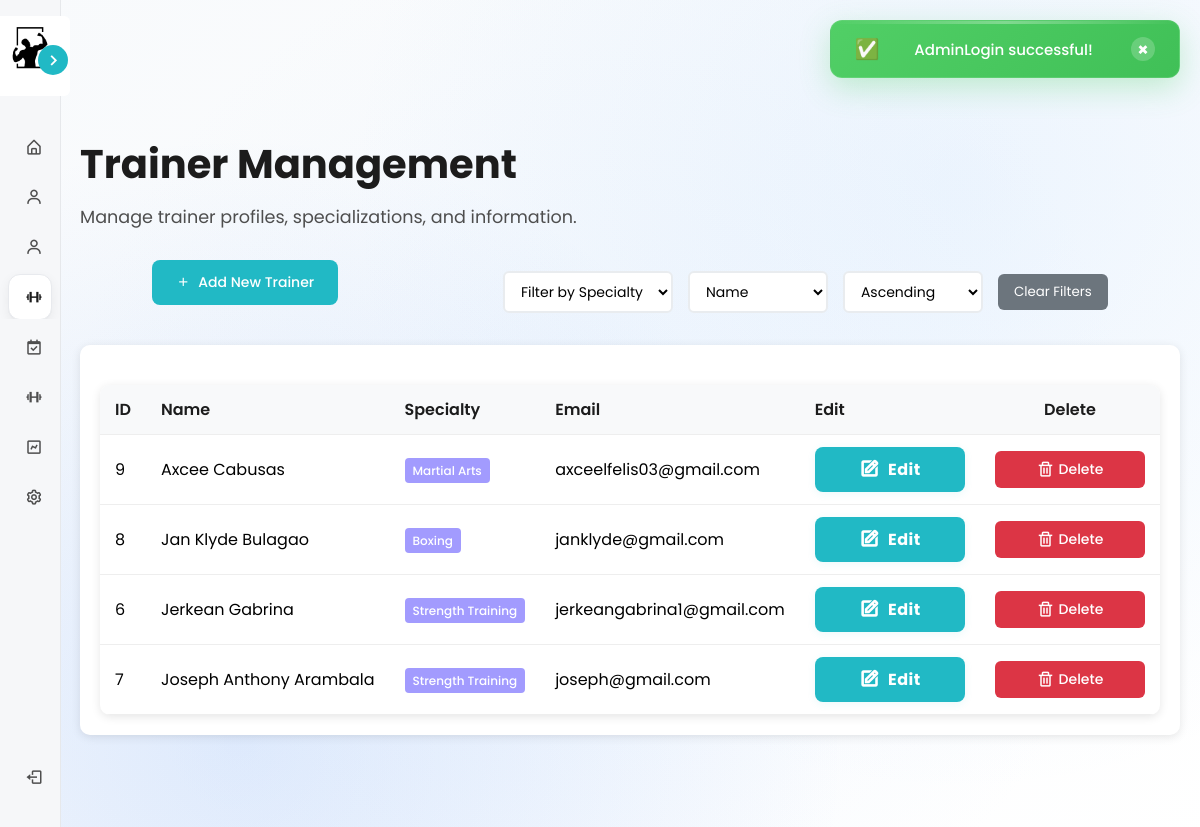
Screenshot of /views/admin/trainers.php (signed in) with the database file from the repository.
### tables this page shows
CREATE TABLE `trainers` (
  `trainer_id` int(11) NOT NULL,
  `user_id` int(11) NOT NULL,
  `full_name` varchar(100) NOT NULL,
  `specialty` varchar(100) DEFAULT NULL,
  `experience` varchar(50) DEFAULT NULL,
  `rating` decimal(3,2) DEFAULT 4.50,
  `total_clients` int(11) DEFAULT 0,
  `total_sessions` int(11) DEFAULT 0,
  `description` text DEFAULT NULL,
  `phone` varchar(20) DEFAULT NULL,
  `email` varchar(100) DEFAULT NULL,
  `image` text DEFAULT NULL
);

### controllers/AdminController.php (called while the page is built, shortened)
<?php
require_once __DIR__ . '/../config/database.php';
require_once __DIR__ . '/../models/Member.php';
require_once __DIR__ . '/../models/Trainer.php';
class AdminController {
    private $db;
    public function __construct() {
        $database = new Database();
        $this->db = $database->getConnection();
    }
    public function getAllTrainers($filter_specialty = null, $sort_by = 'trainer_id', $sort_order = 'ASC') {
        try {
            $where_clauses = [];
            $params = [];
            $where_sql = !empty($where_clauses) ? "WHERE " . implode(" AND ", $where_clauses) : "";
            $valid_sort_columns = ['trainer_id', 'full_name', 'email', 'specialty'];
            $sort_order = strtoupper($sort_order) === 'ASC' ? 'ASC' : 'DESC';
            $sql = "SELECT t.*, u.username FROM trainers t JOIN users u ON t.user_id = u.user_id $where_sql ORDER BY t.$sort_by $sort_order";
            $stmt = $this->db->prepare($sql);
            $stmt->execute();
            return $stmt->fetchAll(PDO::FETCH_ASSOC);
        } catch (PDOException $e) {
            error_log("Get all trainers error: " . $e->getMessage());
            return [];
        }
    }
}
?>

### config/database.php (called while the page is built, shortened)
<?php
class Database {
    private $host = "localhost";
    private $db_name = "gymmanagement";
    private $username = "root";
    private $password = "";
    public function getConnection() {
        $this->conn = null;
        try {
            $this->conn = new PDO("mysql:host=" . $this->host . ";dbname=" . $this->db_name,
                                   $this->username, $this->password);
            $this->conn->exec("set names utf8");
        } catch(PDOException $exception) {
            echo "Connection error: " . $exception->getMessage();
        }
        return $this->conn;
    }
}
?>

### models/Member.php (called while the page is built, shortened)
<?php
require_once __DIR__ . '/../config/database.php';
class Member {
    public function __construct() {
        $database = new Database();
    }
}

### models/Trainer.php (called while the page is built, shortened)
<?php
require_once __DIR__ . '/../config/database.php';
class Trainer {
    public function __construct() {
        $database = new Database();
    }
}
?>

### views/admin/trainers.php (the view, shortened to what this page needs)
<?php
require_once '../../controllers/AdminController.php';
$adminController = new AdminController();
$filter_specialty = $_GET['filter_specialty'] ?? null;
$sort_by = $_GET['sort_by'] ?? 'full_name';
$sort_order = $_GET['sort_order'] ?? 'ASC';
$trainers = $adminController->getAllTrainers($filter_specialty, $sort_by, $sort_order);
?>
<!DOCTYPE html>
<html lang="en">
<head>
    <link rel="stylesheet" href="../../assets/css/member_styles.css">
    <link rel="stylesheet" href="../../assets/css/modal_styles.css">
    <link rel="stylesheet" href="../../assets/css/admin_users_styles.css">
    <link href='https://unpkg.com/boxicons@2.1.4/css/boxicons.min.css' rel='stylesheet'>
</head>
<body>
    <?php include '../utilities/alert.php'; ?>
    <?php include '../components/dynamic_sidebar.php'; ?>
    <div class="main-content">
        <div class="content-wrapper">
            <div class="dashboard-header">
                <h1>Trainer Management</h1>
                <p>Manage trainer profiles, specializations, and information.</p>
            </div>
            <div class="header-actions" style="display: flex; flex-direction: row; align-items: center; margin-bottom: 20px; gap: 20px; justify-content: space-around;">
                <button class="add-user-btn" onclick="openAddTrainerModal()">
                    <i class='bx bx-plus'></i> Add New Trainer
                </button>
                <div class="filters-section" style="display: flex; flex-direction: column; gap: 10px; align-items: flex-start;">
                    <div class="filters-row" style="display: flex; gap: 15px; align-items: center; flex-wrap: wrap;">
                        <select id="filter_specialty" onchange="applyFilters()" style="padding: 8px 12px; border: 2px solid #e9ecef; border-radius: 6px; font-size: 14px; background: #fff; min-width: 140px;">
                            <option value="" disabled <?php echo (empty($filter_specialty)) ? 'selected' : ''; ?>>Filter by Specialty</option>
                        </select>
                        <select id="sort_by" onchange="applyFilters()" style="padding: 8px 12px; border: 2px solid #e9ecef; border-radius: 6px; font-size: 14px; background: #fff; min-width: 140px;">
                            <option value="full_name" <?php echo ($sort_by === 'full_name') ? 'selected' : ''; ?>>Name</option>
                        </select>
                        <select id="sort_order" onchange="applyFilters()" style="padding: 8px 12px; border: 2px solid #e9ecef; border-radius: 6px; font-size: 14px; background: #fff; min-width: 140px;">
                            <option value="ASC" <?php echo ($sort_order === 'ASC') ? 'selected' : ''; ?>>Ascending</option>
                        </select>
                        <button onclick="clearFilters()" style="padding: 8px 16px; background: #6c757d; color: white; border: none; border-radius: 6px; cursor: pointer;">Clear Filters</button>
                    </div>
                </div>
            </div>
            <div class="card">
                <table class="users-table" id="trainersTable">
                    <thead>
                        <tr>
                            <th>ID</th>
                            <th>Name</th>
                            <th>Specialty</th>
                            <th>Email</th>
                            <th>Edit</th>
                            <th>Delete</th>
                        </tr>
                    </thead>
                    <tbody>
                        <?php foreach ($trainers as $trainer): ?>
                        <tr>
                            <td><?php echo htmlspecialchars($trainer['trainer_id']); ?></td>
                            <td><span class="truncate-1" title="<?php echo htmlspecialchars($trainer['full_name']); ?>"><?php echo htmlspecialchars($trainer['full_name']); ?></span></td>
                            <td>
                                <span class="role-badge role-trainer">
                                    <span class="truncate-1" title="<?php echo htmlspecialchars($trainer['specialty'] ?? 'General'); ?>"><?php echo htmlspecialchars($trainer['specialty'] ?? 'General'); ?></span>
                                </span>
                            </td>
                            <td><span class="truncate-1" title="<?php echo htmlspecialchars($trainer['email']); ?>"><?php echo htmlspecialchars($trainer['email']); ?></span></td>
                            <td>
                                <button class="action-btn btn-edit"
                                    onclick="openEditTrainerModal(<?php echo $trainer['trainer_id']; ?>, '<?php echo htmlspecialchars($trainer['full_name']); ?>', '<?php echo htmlspecialchars($trainer['specialty'] ?? ''); ?>', '<?php echo htmlspecialchars($trainer['phone'] ?? ''); ?>', '<?php echo htmlspecialchars($trainer['email']); ?>')"
                                    title="Edit Trainer">
                                    <i class='bx bx-edit'></i> Edit
                                </button>
                            </td>
                            <td>
                                <button class="action-btn btn-delete"
                                    onclick="openDeleteTrainerModal(<?php echo $trainer['trainer_id']; ?>, '<?php echo htmlspecialchars($trainer['full_name']); ?>')"
                                    title="Delete Trainer">
                                    <i class='bx bx-trash'></i> Delete
                                </button>
                            </td>
                        </tr>
                        <?php endforeach; ?>
                    </tbody>
                </table>
            </div>
        </div>
    </div>

### assets/css/member_styles.css (style rules this page uses)
* { font-family: "Poppins", sans-serif; }
:root { --primary-color: #21b9c5; --body-color: #d2d2d3; --sidebar-color: #ffffff; --text-color: rgb(78, 78, 78); --accent: #1c1c1c; --font-family: 'Poppins', sans-serif; --tran-02: all 0.2s ease; --tran-03: all 0.3s ease; --tran-04: all 0.4s ease; --tran-05: all 0.5s ease; }
body { height: 100vh; background: var(--body-color); margin: 0; padding: 0; }
.main-content { margin-left: 250px; padding: 20px; transition: var(--tran-03); min-height: 100vh; }
.sidebar.close ~ .main-content { margin-left: 60px; }
.content-wrapper { max-width: 1200px; margin: 0 auto; }
.card { background: var(--sidebar-color); padding: 20px; border-radius: 10px; box-shadow: 0 2px 10px rgba(0, 0, 0, 0.1); transition: var(--tran-03); }
.main-content { margin-top: 60px; }
.dashboard-header { margin-bottom: 30px; }
.dashboard-header h1 { color: var(--accent); margin-bottom: 10px; font-size: 2.5rem; }
.dashboard-header p { color: var(--text-color); font-size: 1.1rem; margin: 0; }
.action-btn { display: flex; align-items: center; gap: 10px; padding: 15px 20px; background: var(--primary-color); color: var(--sidebar-color); text-decoration: none; border-radius: 10px; font-weight: 500; transition: var(--tran-03); flex: 1; min-width: 150px; justify-content: center; }
.action-btn i { font-size: 18px; }
.btn-edit { background: #6c757d; color: white; border: none; padding: 5px 12px; border-radius: 4px; font-size: 0.8rem; cursor: pointer; transition: var(--tran-03); }
:root { --sidebar-bg: #f6f7f9; --sidebar-card: #ffffff; --sidebar-hover: #eef0f3; --muted: #9aa0a6; }

### assets/css/admin_users_styles.css (style rules this page uses)
body { background: radial-gradient(circle at 20% 80%, rgba(59, 130, 246, 0.15) 0%, transparent 50%), radial-gradient(circle at 80% 20%, rgba(147, 197, 253, 0.15) 0%, transparent 50%), radial-gradient(circle at 50% 50%, rgba(219, 234, 254, 0.3) 0%, transparent 70%), linear-gradient(135deg, #f8fafc 0%, #ffffff 100%); background-attachment: fixed; min-height: 100vh; }
.users-table { width: 100%; border-collapse: collapse; margin-top: 20px; background: var(--sidebar-color); border-radius: 10px; overflow: hidden; box-shadow: 0 2px 10px rgba(0, 0, 0, 0.1); }
.users-table th, .users-table td { padding: 12px 15px; text-align: left; border-bottom: 1px solid #eee; white-space: nowrap; }
.users-table th:nth-child(1), .users-table td:nth-child(1) { width: 5%; }
.users-table th:nth-child(2), .users-table td:nth-child(2) { width: 20%; }
.users-table th:nth-child(3), .users-table td:nth-child(3) { width: 15%; }
.users-table th:nth-child(4), .users-table td:nth-child(4) { width: 15%; }
.users-table th:nth-child(5), .users-table td:nth-child(5) { width: 25%; }
.users-table th:nth-child(6), .users-table td:nth-child(6) { width: 20%; text-align: center; }
.users-table th { background: #f8f9fa; font-weight: 600; color: var(--accent); }
.role-badge { padding: 4px 8px; border-radius: 4px; font-size: 12px; font-weight: 500; text-transform: capitalize; }
.role-trainer { background: #a29bfe; color: white; }
.action-btn { padding: 8px 12px; border: none; border-radius: 6px; cursor: pointer; font-size: 14px; transition: var(--tran-03); display: inline-flex; align-items: center; justify-content: center; gap: 4px; box-sizing: border-box; }
.btn-edit { background: var(--primary-color); color: var(--sidebar-color); }
.btn-delete { background: #dc3545; color: white; }
.action-btn.btn-edit { background: var(--primary-color, #21b9c5); color: #fff; border: none; padding: 10px 24px; border-radius: 8px; font-weight: 700; font-size: 1rem; display: flex; align-items: center; gap: 8px; transition: background 0.2s, filter 0.2s, transform 0.12s; box-shadow: 0 2px 8px rgba(33,185,197,0.09); letter-spacing: 0.03em; }
.action-btn.btn-edit i { font-size: 1.3em; font-weight: 700; }
.add-user-btn { background: var(--primary-color); color: var(--sidebar-color); padding: 12px 24px; border: none; border-radius: 8px; cursor: pointer; font-size: 14px; font-weight: 500; margin-bottom: 20px; transition: var(--tran-03); display: inline-flex; align-items: center; gap: 8px; }

### rows the page displays
trainers: trainer_id "9", full_name "Axcee Cabusas", specialty "Martial Arts", email "axceelfelis03@gmail.com"
trainers: trainer_id "8", full_name "Jan Klyde Bulagao", specialty "Boxing", email "janklyde@gmail.com"
trainers: trainer_id "6", full_name "Jerkean Gabrina", specialty "Strength Training", email "jerkeangabrina1@gmail.com"
trainers: trainer_id "7", full_name "Joseph Anthony Arambala", specialty "Strength Training", email "joseph@gmail.com"

### other values shown
$successMessage "AdminLogin successful!"
